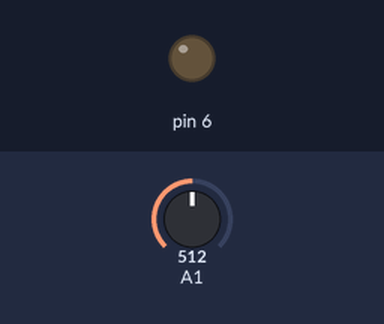
Simulated run of this sketch. Board: Arduino Uno, built with avr-gcc and run on an emulated ATmega328P. On the bench: output pins drawn as LEDs (lit = HIGH). The inputs (shaded band) are chosen by the test bench; at power-on: A1 = 512.

Above: at 1.2 s.
1.3 s: A1 set to 159
2.8 s: A1 set to 129
At 3.4 s:
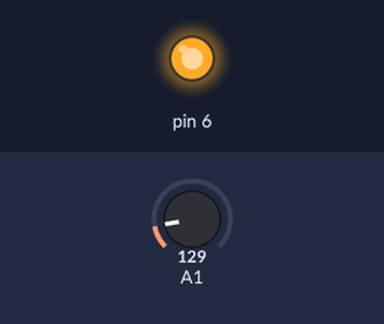
4.3 s: A1 set to 306
At 5.5 s:
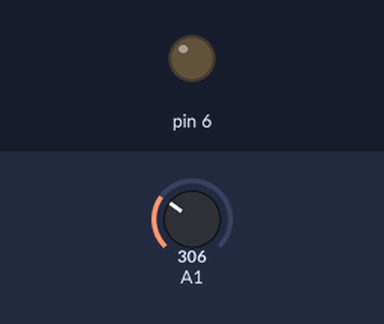
5.8 s: A1 set to 122
At 6.1 s:
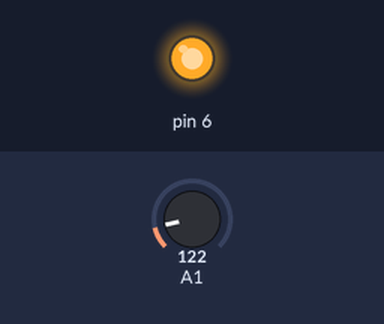
Timing chart, 0 to 8.3 s (numbered marks = the images above; inputs shaded):
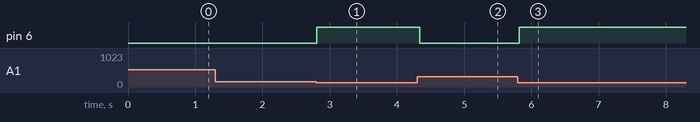

Measured:
- the behaviour switches between 144 and 143 on A1 (found by bisection; images 0 and 1)
- after the input at 1.3 s, every drawn part: stays the same
- after the input at 2.8 s, pin 6: LOW → HIGH at once
- after the input at 4.3 s, pin 6: HIGH → LOW at once
- after the input at 5.8 s, pin 6: LOW → HIGH at once

The sketch:

sketch.ino
```cpp
bool fire=false;
void setup(){pinMode(6,OUTPUT);}
void loop(){
  float t=analogRead(A1)*(5.0/1023.0)*100.0;
  if(t<70) fire=true; else if(t>75) fire=false;
  digitalWrite(6,fire); delay(40);
}
```
